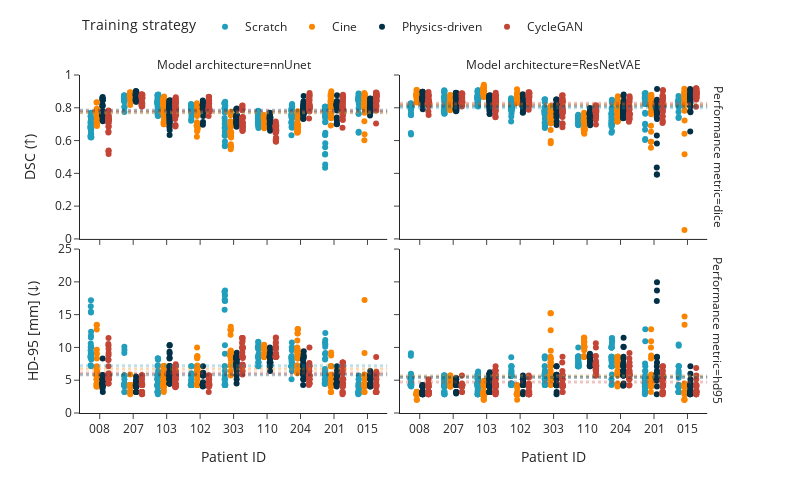

Here is the notebook cell this chart was saved with:
### Code cell
colors = ['#219EBC', '#FB8500', '#023047', '#C44536']

fig = px.strip(
    df.melt(id_vars=['patient_id', 'architecture', 'strategy'], value_vars=['dice', 'hd95']), 
    x='patient_id', y='value', color='strategy', facet_col='architecture', facet_row='variable',
    labels=dict(patient_id='Patient ID', variable='Performance metric', strategy='Training strategy', architecture='Model architecture'),
    color_discrete_sequence=colors
)
fig.update_yaxes(matches=None)
fig.update_layout(legend=top_h_legend)

fig.update_yaxes(title_text='HD-95 [mm] (↓)', range=[0, 25], row=1, col=1)
fig.update_yaxes(range=[0, 25], row=1, col=2)
for a, s in itertools.product(df.architecture.unique(), df.strategy.unique()):
    avg = df[(df.architecture == a) & (df.strategy == s)].hd95.mean()
    fig.add_hline(
        y=avg, line_width=3, line_dash="dot", line_color=colors[list(df.strategy.unique()).index(s)], row=1, col=int(a == 'nnUnet')
    )

fig.update_yaxes(title_text='DSC (↑)', range=[0, 1], row=2, col=1)
fig.update_yaxes(range=[0, 1], row=2, col=2)
for a, s in itertools.product(df.architecture.unique(), df.strategy.unique()):
    avg = df[(df.architecture == a) & (df.strategy == s)].dice.mean()
    fig.add_hline(
        y=avg, line_width=3, line_dash="dot", line_color=colors[list(df.strategy.unique()).index(s)], row=2, col=int(a == 'nnUnet')
    )

fig.update_layout(height=800 / 1.62, width=800)
fig.show()

### Figure 1 — Plotly figure (JSON) as saved in the notebook; plotly's stock layout.template omitted (floating-point values rounded to 4 significant figures; data arrays with more than 128 entries replaced by an {"elided": "..."} marker saying what was removed)
{"data": [{"alignmentgroup": "True", "boxpoints": "all", "fillcolor": "rgba(255,255,255,0)", "hoveron": "points", "hovertemplate": "Training strategy=Scratch<br>Performance metric=dice<br>Model architecture=nnUnet<br>Patient ID=%{x}<br>value=%{y}<extra></extra>", "legendgroup": "Scratch", "line": {"color": "rgba(255,255,255,0)"}, "marker": {"color": "#219EBC"}, "name": "Scratch", "offsetgroup": "Scratch", "orientation": "v", "pointpos": 0, "showlegend": true, "type": "box", "x": {"elided": "250 str values"}, "x0": " ", "xaxis": "x3", "y": {"elided": "250 float values"}, "y0": " ", "yaxis": "y3"}, {"alignmentgroup": "True", "boxpoints": "all", "fillcolor": "rgba(255,255,255,0)", "hoveron": "points", "hovertemplate": "Training strategy=Scratch<br>Performance metric=dice<br>Model architecture=ResNetVAE<br>Patient ID=%{x}<br>value=%{y}<extra></extra>", "legendgroup": "Scratch", "line": {"color": "rgba(255,255,255,0)"}, "marker": {"color": "#219EBC"}, "name": "Scratch", "offsetgroup": "Scratch", "orientation": "v", "pointpos": 0, "showlegend": false, "type": "box", "x": {"elided": "250 str values"}, "x0": " ", "xaxis": "x4", "y": {"elided": "250 float values"}, "y0": " ", "yaxis": "y4"}, {"alignmentgroup": "True", "boxpoints": "all", "fillcolor": "rgba(255,255,255,0)", "hoveron": "points", "hovertemplate": "Training strategy=Scratch<br>Performance metric=hd95<br>Model architecture=nnUnet<br>Patient ID=%{x}<br>value=%{y}<extra></extra>", "legendgroup": "Scratch", "line": {"color": "rgba(255,255,255,0)"}, "marker": {"color": "#219EBC"}, "name": "Scratch", "offsetgroup": "Scratch", "orientation": "v", "pointpos": 0, "showlegend": false, "type": "box", "x": {"elided": "250 str values"}, "x0": " ", "xaxis": "x", "y": {"elided": "250 float values"}, "y0": " ", "yaxis": "y"}, {"alignmentgroup": "True", "boxpoints": "all", "fillcolor": "rgba(255,255,255,0)", "hoveron": "points", "hovertemplate": "Training strategy=Scratch<br>Performance metric=hd95<br>Model architecture=ResNetVAE<br>Patient ID=%{x}<br>value=%{y}<extra></extra>", "legendgroup": "Scratch", "line": {"color": "rgba(255,255,255,0)"}, "marker": {"color": "#219EBC"}, "name": "Scratch", "offsetgroup": "Scratch", "orientation": "v", "pointpos": 0, "showlegend": false, "type": "box", "x": {"elided": "250 str values"}, "x0": " ", "xaxis": "x2", "y": {"elided": "250 float values"}, "y0": " ", "yaxis": "y2"}, {"alignmentgroup": "True", "boxpoints": "all", "fillcolor": "rgba(255,255,255,0)", "hoveron": "points", "hovertemplate": "Training strategy=Cine<br>Performance metric=dice<br>Model architecture=nnUnet<br>Patient ID=%{x}<br>value=%{y}<extra></extra>", "legendgroup": "Cine", "line": {"color": "rgba(255,255,255,0)"}, "marker": {"color": "#FB8500"}, "name": "Cine", "offsetgroup": "Cine", "orientation": "v", "pointpos": 0, "showlegend": true, "type": "box", "x": {"elided": "250 str values"}, "x0": " ", "xaxis": "x3", "y": {"elided": "250 float values"}, "y0": " ", "yaxis": "y3"}, {"alignmentgroup": "True", "boxpoints": "all", "fillcolor": "rgba(255,255,255,0)", "hoveron": "points", "hovertemplate": "Training strategy=Cine<br>Performance metric=dice<br>Model architecture=ResNetVAE<br>Patient ID=%{x}<br>value=%{y}<extra></extra>", "legendgroup": "Cine", "line": {"color": "rgba(255,255,255,0)"}, "marker": {"color": "#FB8500"}, "name": "Cine", "offsetgroup": "Cine", "orientation": "v", "pointpos": 0, "showlegend": false, "type": "box", "x": {"elided": "250 str values"}, "x0": " ", "xaxis": "x4", "y": {"elided": "250 float values"}, "y0": " ", "yaxis": "y4"}, {"alignmentgroup": "True", "boxpoints": "all", "fillcolor": "rgba(255,255,255,0)", "hoveron": "points", "hovertemplate": "Training strategy=Cine<br>Performance metric=hd95<br>Model architecture=nnUnet<br>Patient ID=%{x}<br>value=%{y}<extra></extra>", "legendgroup": "Cine", "line": {"color": "rgba(255,255,255,0)"}, "marker": {"color": "#FB8500"}, "name": "Cine", "offsetgroup": "Cine", "orientation": "v", "pointpos": 0, "showlegend": false, "type": "box", "x": {"elided": "250 str values"}, "x0": " ", "xaxis": "x", "y": {"elided": "250 float values"}, "y0": " ", "yaxis": "y"}, {"alignmentgroup": "True", "boxpoints": "all", "fillcolor": "rgba(255,255,255,0)", "hoveron": "points", "hovertemplate": "Training strategy=Cine<br>Performance metric=hd95<br>Model architecture=ResNetVAE<br>Patient ID=%{x}<br>value=%{y}<extra></extra>", "legendgroup": "Cine", "line": {"color": "rgba(255,255,255,0)"}, "marker": {"color": "#FB8500"}, "name": "Cine", "offsetgroup": "Cine", "orientation": "v", "pointpos": 0, "showlegend": false, "type": "box", "x": {"elided": "250 str values"}, "x0": " ", "xaxis": "x2", "y": {"elided": "250 float values"}, "y0": " ", "yaxis": "y2"}, {"alignmentgroup": "True", "boxpoints": "all", "fillcolor": "rgba(255,255,255,0)", "hoveron": "points", "hovertemplate": "Training strategy=Physics-driven<br>Performance metric=dice<br>Model architecture=nnUnet<br>Patient ID=%{x}<br>value=%{y}<extra></extra>", "legendgroup": "Physics-driven", "line": {"color": "rgba(255,255,255,0)"}, "marker": {"color": "#023047"}, "name": "Physics-driven", "offsetgroup": "Physics-driven", "orientation": "v", "pointpos": 0, "showlegend": true, "type": "box", "x": {"elided": "250 str values"}, "x0": " ", "xaxis": "x3", "y": {"elided": "250 float values"}, "y0": " ", "yaxis": "y3"}, {"alignmentgroup": "True", "boxpoints": "all", "fillcolor": "rgba(255,255,255,0)", "hoveron": "points", "hovertemplate": "Training strategy=Physics-driven<br>Performance metric=dice<br>Model architecture=ResNetVAE<br>Patient ID=%{x}<br>value=%{y}<extra></extra>", "legendgroup": "Physics-driven", "line": {"color": "rgba(255,255,255,0)"}, "marker": {"color": "#023047"}, "name": "Physics-driven", "offsetgroup": "Physics-driven", "orientation": "v", "pointpos": 0, "showlegend": false, "type": "box", "x": {"elided": "250 str values"}, "x0": " ", "xaxis": "x4", "y": {"elided": "250 float values"}, "y0": " ", "yaxis": "y4"}, {"alignmentgroup": "True", "boxpoints": "all", "fillcolor": "rgba(255,255,255,0)", "hoveron": "points", "hovertemplate": "Training strategy=Physics-driven<br>Performance metric=hd95<br>Model architecture=nnUnet<br>Patient ID=%{x}<br>value=%{y}<extra></extra>", "legendgroup": "Physics-driven", "line": {"color": "rgba(255,255,255,0)"}, "marker": {"color": "#023047"}, "name": "Physics-driven", "offsetgroup": "Physics-driven", "orientation": "v", "pointpos": 0, "showlegend": false, "type": "box", "x": {"elided": "250 str values"}, "x0": " ", "xaxis": "x", "y": {"elided": "250 float values"}, "y0": " ", "yaxis": "y"}, {"alignmentgroup": "True", "boxpoints": "all", "fillcolor": "rgba(255,255,255,0)", "hoveron": "points", "hovertemplate": "Training strategy=Physics-driven<br>Performance metric=hd95<br>Model architecture=ResNetVAE<br>Patient ID=%{x}<br>value=%{y}<extra></extra>", "legendgroup": "Physics-driven", "line": {"color": "rgba(255,255,255,0)"}, "marker": {"color": "#023047"}, "name": "Physics-driven", "offsetgroup": "Physics-driven", "orientation": "v", "pointpos": 0, "showlegend": false, "type": "box", "x": {"elided": "250 str values"}, "x0": " ", "xaxis": "x2", "y": {"elided": "250 float values"}, "y0": " ", "yaxis": "y2"}, {"alignmentgroup": "True", "boxpoints": "all", "fillcolor": "rgba(255,255,255,0)", "hoveron": "points", "hovertemplate": "Training strategy=CycleGAN<br>Performance metric=dice<br>Model architecture=nnUnet<br>Patient ID=%{x}<br>value=%{y}<extra></extra>", "legendgroup": "CycleGAN", "line": {"color": "rgba(255,255,255,0)"}, "marker": {"color": "#C44536"}, "name": "CycleGAN", "offsetgroup": "CycleGAN", "orientation": "v", "pointpos": 0, "showlegend": true, "type": "box", "x": {"elided": "250 str values"}, "x0": " ", "xaxis": "x3", "y": {"elided": "250 float values"}, "y0": " ", "yaxis": "y3"}, {"alignmentgroup": "True", "boxpoints": "all", "fillcolor": "rgba(255,255,255,0)", "hoveron": "points", "hovertemplate": "Training strategy=CycleGAN<br>Performance metric=dice<br>Model architecture=ResNetVAE<br>Patient ID=%{x}<br>value=%{y}<extra></extra>", "legendgroup": "CycleGAN", "line": {"color": "rgba(255,255,255,0)"}, "marker": {"color": "#C44536"}, "name": "CycleGAN", "offsetgroup": "CycleGAN", "orientation": "v", "pointpos": 0, "showlegend": false, "type": "box", "x": {"elided": "250 str values"}, "x0": " ", "xaxis": "x4", "y": {"elided": "250 float values"}, "y0": " ", "yaxis": "y4"}, {"alignmentgroup": "True", "boxpoints": "all", "fillcolor": "rgba(255,255,255,0)", "hoveron": "points", "hovertemplate": "Training strategy=CycleGAN<br>Performance metric=hd95<br>Model architecture=nnUnet<br>Patient ID=%{x}<br>value=%{y}<extra></extra>", "legendgroup": "CycleGAN", "line": {"color": "rgba(255,255,255,0)"}, "marker": {"color": "#C44536"}, "name": "CycleGAN", "offsetgroup": "CycleGAN", "orientation": "v", "pointpos": 0, "showlegend": false, "type": "box", "x": {"elided": "250 str values"}, "x0": " ", "xaxis": "x", "y": {"elided": "250 float values"}, "y0": " ", "yaxis": "y"}, {"alignmentgroup": "True", "boxpoints": "all", "fillcolor": "rgba(255,255,255,0)", "hoveron": "points", "hovertemplate": "Training strategy=CycleGAN<br>Performance metric=hd95<br>Model architecture=ResNetVAE<br>Patient ID=%{x}<br>value=%{y}<extra></extra>", "legendgroup": "CycleGAN", "line": {"color": "rgba(255,255,255,0)"}, "marker": {"color": "#C44536"}, "name": "CycleGAN", "offsetgroup": "CycleGAN", "orientation": "v", "pointpos": 0, "showlegend": false, "type": "box", "x": {"elided": "250 str values"}, "x0": " ", "xaxis": "x2", "y": {"elided": "250 float values"}, "y0": " ", "yaxis": "y2"}], "layout": {"annotations": [{"showarrow": false, "text": "Model architecture=nnUnet", "x": 0.24, "xanchor": "center", "xref": "paper", "y": 1, "yanchor": "bottom", "yref": "paper"}, {"showarrow": false, "text": "Model architecture=ResNetVAE", "x": 0.74, "xanchor": "center", "xref": "paper", "y": 1, "yanchor": "bottom", "yref": "paper"}, {"showarrow": false, "text": "Performance metric=hd95", "textangle": 90, "x": 0.98, "xanchor": "left", "xref": "paper", "y": 0.2425, "yanchor": "middle", "yref": "paper"}, {"showarrow": false, "text": "Performance metric=dice", "textangle": 90, "x": 0.98, "xanchor": "left", "xref": "paper", "y": 0.7575, "yanchor": "middle", "yref": "paper"}], "boxmode": "group", "height": 493.8, "legend": {"orientation": "h", "title": {"text": "Training strategy"}, "tracegroupgap": 0, "y": 1.1, "yanchor": "bottom"}, "margin": {"t": 60}, "shapes": [{"line": {"color": "#219EBC", "dash": "dot", "width": 3}, "type": "line", "x0": 0, "x1": 1, "xref": "x domain", "y0": 7.219, "y1": 7.219, "yref": "y"}, {"line": {"color": "#FB8500", "dash": "dot", "width": 3}, "type": "line", "x0": 0, "x1": 1, "xref": "x domain", "y0": 6.7, "y1": 6.7, "yref": "y"}, {"line": {"color": "#023047", "dash": "dot", "width": 3}, "type": "line", "x0": 0, "x1": 1, "xref": "x domain", "y0": 5.846, "y1": 5.846, "yref": "y"}, {"line": {"color": "#C44536", "dash": "dot", "width": 3}, "type": "line", "x0": 0, "x1": 1, "xref": "x domain", "y0": 6.117, "y1": 6.117, "yref": "y"}, {"line": {"color": "#219EBC", "dash": "dot", "width": 3}, "type": "line", "x0": 0, "x1": 1, "xref": "x2 domain", "y0": 5.616, "y1": 5.616, "yref": "y2"}, {"line": {"color": "#FB8500", "dash": "dot", "width": 3}, "type": "line", "x0": 0, "x1": 1, "xref": "x2 domain", "y0": 5.647, "y1": 5.647, "yref": "y2"}, {"line": {"color": "#023047", "dash": "dot", "width": 3}, "type": "line", "x0": 0, "x1": 1, "xref": "x2 domain", "y0": 5.407, "y1": 5.407, "yref": "y2"}, {"line": {"color": "#C44536", "dash": "dot", "width": 3}, "type": "line", "x0": 0, "x1": 1, "xref": "x2 domain", "y0": 4.745, "y1": 4.745, "yref": "y2"}, {"line": {"color": "#219EBC", "dash": "dot", "width": 3}, "type": "line", "x0": 0, "x1": 1, "xref": "x3 domain", "y0": 0.7706, "y1": 0.7706, "yref": "y3"}, {"line": {"color": "#FB8500", "dash": "dot", "width": 3}, "type": "line", "x0": 0, "x1": 1, "xref": "x3 domain", "y0": 0.77, "y1": 0.77, "yref": "y3"}, {"line": {"color": "#023047", "dash": "dot", "width": 3}, "type": "line", "x0": 0, "x1": 1, "xref": "x3 domain", "y0": 0.785, "y1": 0.785, "yref": "y3"}, {"line": {"color": "#C44536", "dash": "dot", "width": 3}, "type": "line", "x0": 0, "x1": 1, "xref": "x3 domain", "y0": 0.7791, "y1": 0.7791, "yref": "y3"}, {"line": {"color": "#219EBC", "dash": "dot", "width": 3}, "type": "line", "x0": 0, "x1": 1, "xref": "x4 domain", "y0": 0.8008, "y1": 0.8008, "yref": "y4"}, {"line": {"color": "#FB8500", "dash": "dot", "width": 3}, "type": "line", "x0": 0, "x1": 1, "xref": "x4 domain", "y0": 0.8182, "y1": 0.8182, "yref": "y4"}, {"line": {"color": "#023047", "dash": "dot", "width": 3}, "type": "line", "x0": 0, "x1": 1, "xref": "x4 domain", "y0": 0.8111, "y1": 0.8111, "yref": "y4"}, {"line": {"color": "#C44536", "dash": "dot", "width": 3}, "type": "line", "x0": 0, "x1": 1, "xref": "x4 domain", "y0": 0.8279, "y1": 0.8279, "yref": "y4"}], "width": 800, "xaxis": {"anchor": "y", "domain": [0, 0.48], "title": {"text": "Patient ID"}}, "xaxis2": {"anchor": "y2", "domain": [0.5, 0.98], "matches": "x", "title": {"text": "Patient ID"}}, "xaxis3": {"anchor": "y3", "domain": [0, 0.48], "matches": "x", "showticklabels": false}, "xaxis4": {"anchor": "y4", "domain": [0.5, 0.98], "matches": "x", "showticklabels": false}, "yaxis": {"anchor": "x", "domain": [0, 0.485], "range": [0, 25], "title": {"text": "HD-95 [mm] (↓)"}}, "yaxis2": {"anchor": "x2", "domain": [0, 0.485], "range": [0, 25], "showticklabels": false}, "yaxis3": {"anchor": "x3", "domain": [0.515, 1], "range": [0, 1], "title": {"text": "DSC (↑)"}}, "yaxis4": {"anchor": "x4", "domain": [0.515, 1], "range": [0, 1], "showticklabels": false}}}
